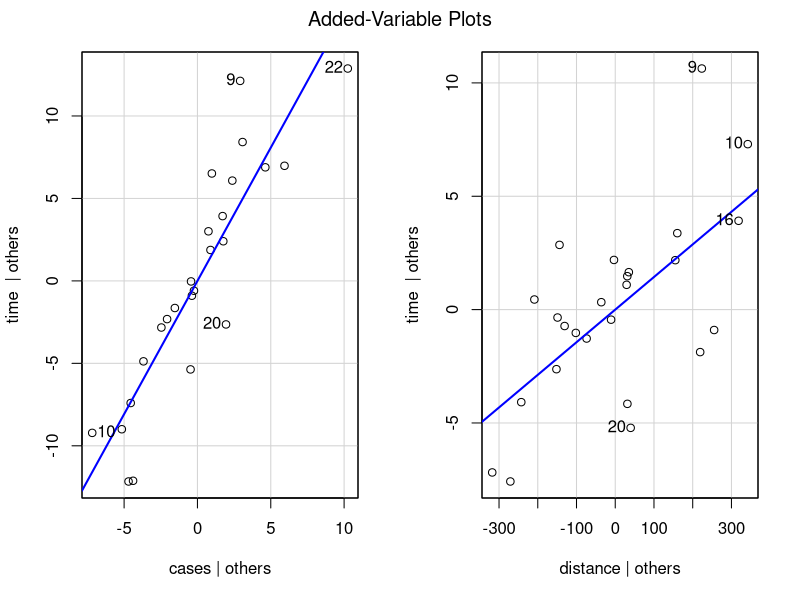
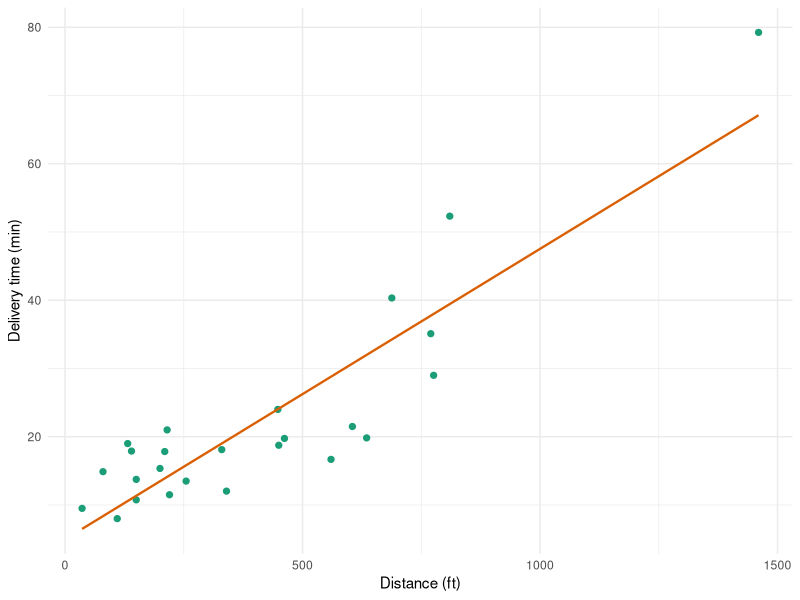
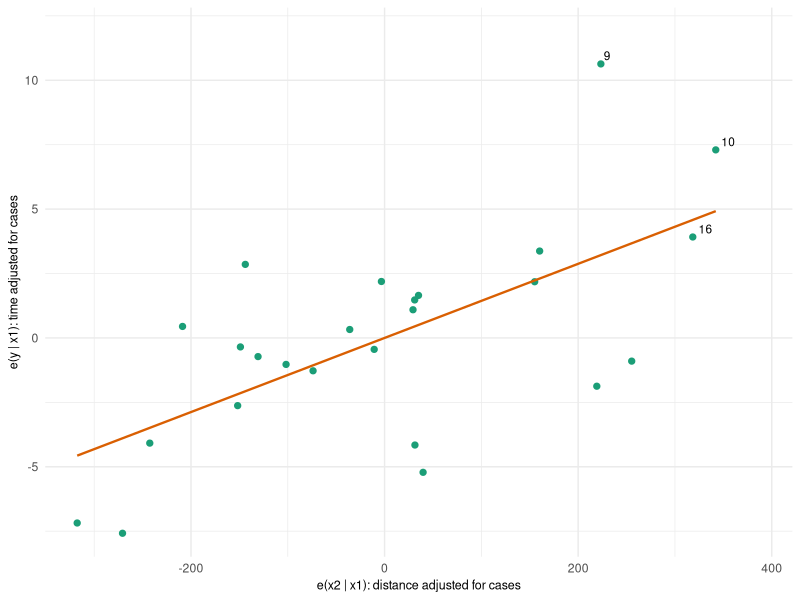
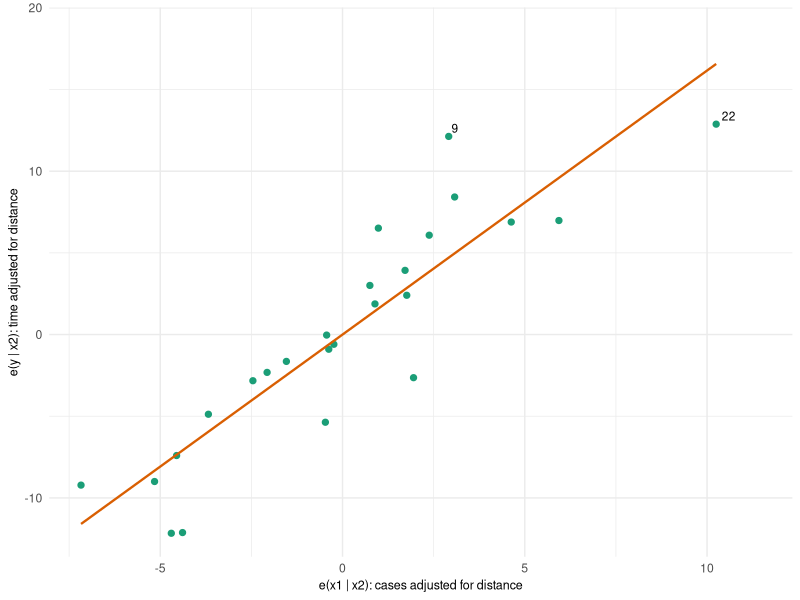
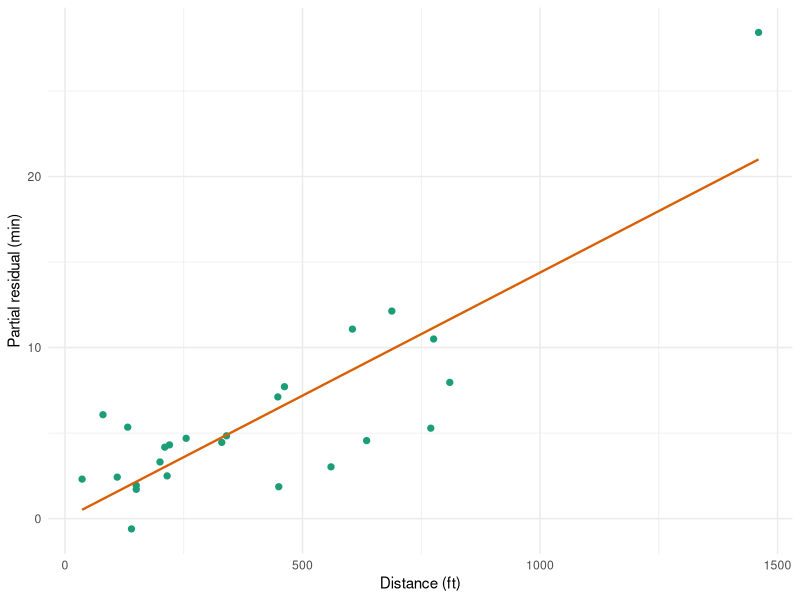
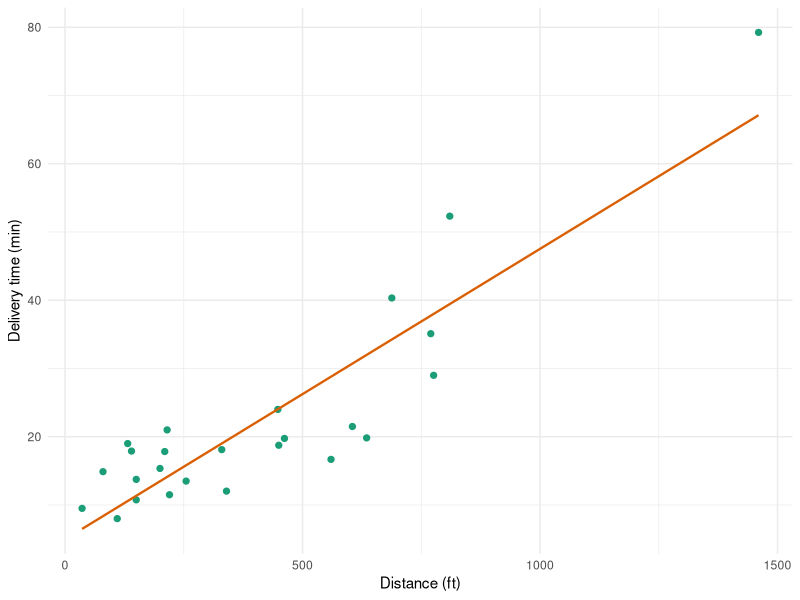
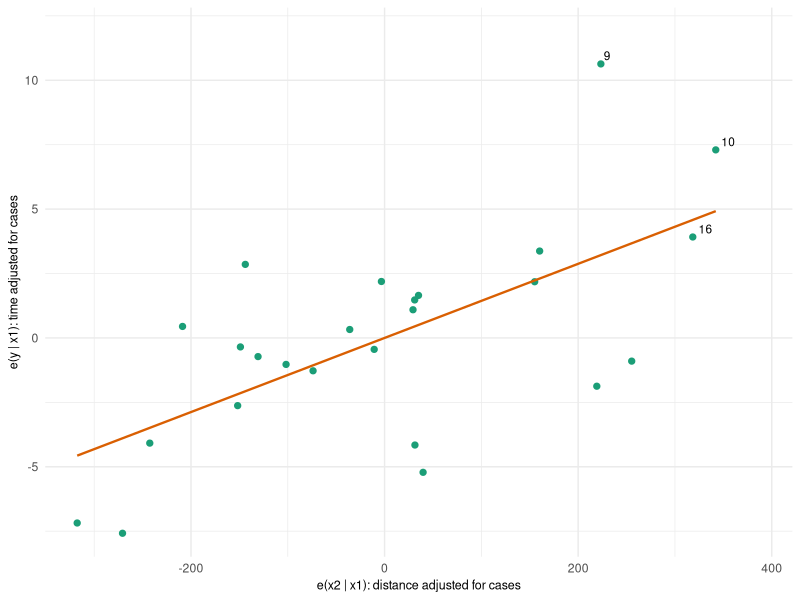
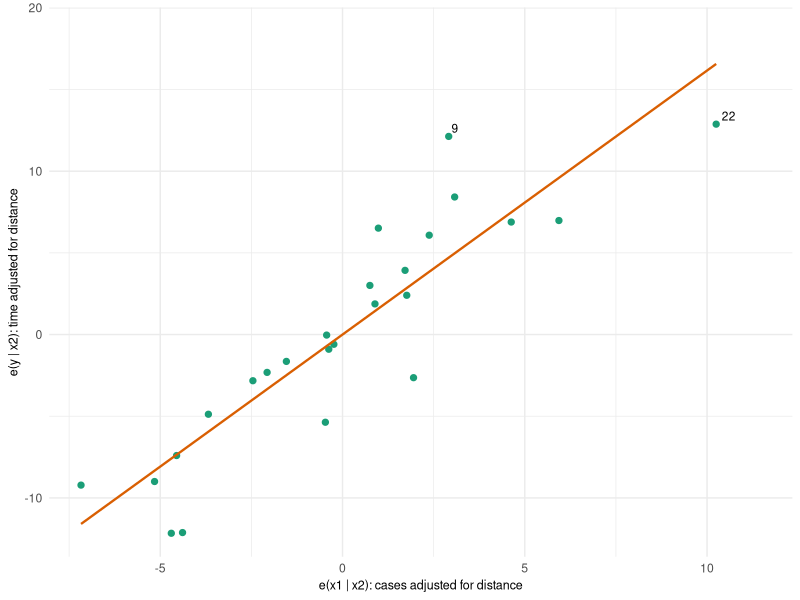

The R source for these figures, in order:
library(ggplot2)

delivery <- read.csv("delivery.csv")

pt_col   <- "#1b9e77"
line_col <- "#d95f02"
fig_w    <- 3.4
fig_h    <- 2.5

theme_lecture <- function(){
    theme_minimal(base_size = 11) +
    theme(
        panel.background = element_rect(fill = "transparent", colour = NA),
        plot.background  = element_rect(fill = "transparent", colour = NA)
    )
}

# ---- Models ------------------------------------------------------------------
fit_full <- lm(time ~ cases + distance, data = delivery)
fit_x1   <- lm(time ~ cases, data = delivery)      # reduced model: test distance
fit_x2   <- lm(time ~ distance, data = delivery)   # reduced model: test cases

summary(fit_full)
deviance(fit_full)                  # SSRes(FM) = 233.73
deviance(fit_x1)                    # SSRes(RM), x1 only = 402.13
deviance(fit_x2)                    # SSRes(RM), x2 only = 1185.39

# ---- Partial F-tests (extra sum of squares) -----------------------------------
anova(fit_x1, fit_full)             # distance given cases: extra SS 168.40, F = 15.85
anova(fit_x2, fit_full)             # cases given distance: extra SS 951.66, F = 89.58
coef(summary(fit_full))[, "t value"]^2   # t^2 equals the partial F for each coefficient

# ---- Sequential vs. partial sums of squares -----------------------------------
anova(fit_full)                                       # sequential, cases first
anova(lm(time ~ distance + cases, data = delivery))   # sequential, distance first
drop1(fit_full, test = "F")                           # partial (each term entered last)
car::Anova(fit_full, type = "III")                  # same partial F-tests

# ---- Orthogonal columns: replace distance by e(distance | cases) --------------
delivery$z <- resid(lm(distance ~ cases, data = delivery))
anova(lm(time ~ cases + z, data = delivery))          # 5382.41, 168.40
anova(lm(time ~ z + cases, data = delivery))          # 168.40, 5382.41 (order irrelevant)

# ---- Added-variable data ------------------------------------------------------
av_distance <- data.frame(
    obs = delivery$obs,
    ex  = resid(lm(distance ~ cases, data = delivery)),
    ey  = resid(lm(time ~ cases, data = delivery))
)
av_cases <- data.frame(
    obs = delivery$obs,
    ex  = resid(lm(cases ~ distance, data = delivery)),
    ey  = resid(lm(time ~ distance, data = delivery))
)

# Properties: slope = full-model coefficient, residuals = full-model residuals
av_fit <- lm(ey ~ ex, data = av_distance)
coef(av_fit)                                  # intercept 0, slope 0.014385
coef(fit_full)["distance"]
max(abs(resid(av_fit) - resid(fit_full)))     # ~ 0
sum(av_distance$ex^2) * coef(fit_full)["distance"]^2    # 168.40 = SSR(beta2 | beta1)
summary(av_fit)$r.squared                     # 0.4188 = 168.40 / 402.13

# cross-check with the car package
car::avPlots(fit_full)

# ---- Figures ------------------------------------------------------------------
# Raw scatter: time vs distance (marginal slope 0.0426)
p_raw <- ggplot(delivery, aes(x = distance, y = time)) +
    geom_point(size = 1.8, colour = pt_col) +
    geom_smooth(method = "lm", se = FALSE, colour = line_col, linewidth = 0.8) +
    labs(x = "Distance (ft)", y = "Delivery time (min)") +
    theme_lecture()
p_raw
ggsave("delivery_raw_distance.pdf", p_raw, bg = "transparent", width = fig_w, height = fig_h)

# Added-variable plot for distance given cases
p_av_distance <- ggplot(av_distance, aes(x = ex, y = ey)) +
    geom_point(size = 1.8, colour = pt_col) +
    geom_smooth(method = "lm", se = FALSE, colour = line_col, linewidth = 0.8) +
    geom_text(data = subset(av_distance, obs %in% c(9, 10, 16)), aes(label = obs),
            hjust = -0.4, vjust = -0.4, size = 3) +
    labs(x = "e(x2 | x1): distance adjusted for cases",
       y = "e(y | x1): time adjusted for cases") +
    scale_x_continuous(expand = expansion(mult = c(0.05, 0.12))) +
    scale_y_continuous(expand = expansion(mult = c(0.05, 0.12))) +
    theme_lecture() +
    theme(axis.title = element_text(size = 9))

p_av_distance
ggsave("delivery_av_distance.pdf", p_av_distance, bg = "transparent", width = fig_w, height = fig_h)

# Added-variable plot for cases given distance
p_av_cases <- ggplot(av_cases, aes(x = ex, y = ey)) +
    geom_point(size = 1.8, colour = pt_col) +
    geom_smooth(method = "lm", se = FALSE, colour = line_col, linewidth = 0.8) +
    geom_text(data = subset(av_cases, obs %in% c(9, 22)), aes(label = obs),
            hjust = -0.4, vjust = -0.4, size = 3) +
    labs(x = "e(x1 | x2): cases adjusted for distance",
       y = "e(y | x2): time adjusted for distance") +
    scale_x_continuous(expand = expansion(mult = c(0.05, 0.12))) +
    scale_y_continuous(expand = expansion(mult = c(0.05, 0.12))) +
    theme_lecture() +
    theme(axis.title = element_text(size = 9))

p_av_cases
ggsave("delivery_av_cases.pdf", p_av_cases, bg = "transparent", width = fig_w, height = fig_h)

# Partial residual plot for distance
delivery$partial_res <- resid(fit_full) + coef(fit_full)["distance"] * delivery$distance
p_pr <- ggplot(delivery, aes(x = distance, y = partial_res)) +
    geom_point(size = 1.8, colour = pt_col) +
    geom_smooth(method = "lm", se = FALSE, colour = line_col, linewidth = 0.8) +
    labs(x = "Distance (ft)", y = "Partial residual (min)") +
    theme_lecture()

p_pr
ggsave("delivery_pr_distance.pdf", p_pr, bg = "transparent", width = fig_w, height = fig_h)
